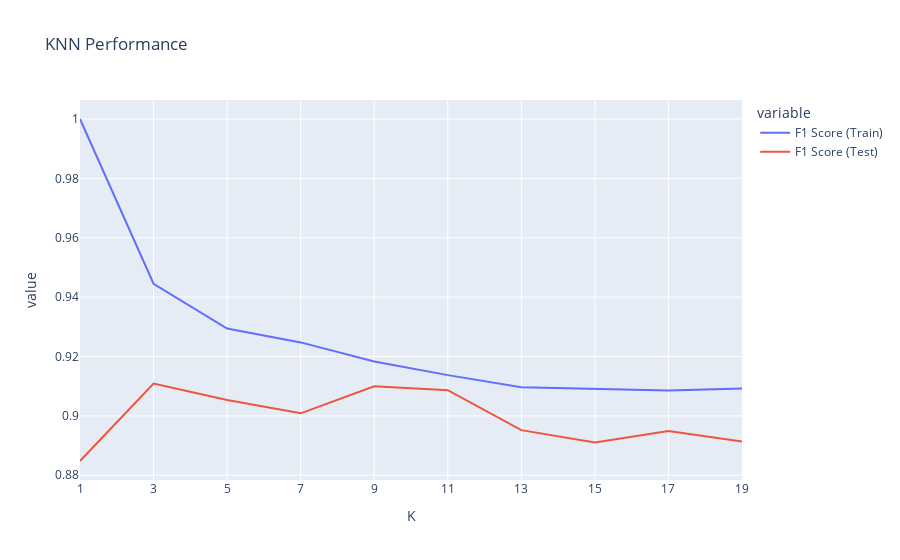

Notebook source saved alongside this figure:
### Code cell
xaxis = x = [i for i in range(1, 20, 2)]
fig = px.line(df2_results, x='K', y=['F1 Score (Train)', 'F1 Score (Test)'], title='KNN Performance')
fig.update_xaxes(tickvals=xaxis, ticktext=[str(i) for i in xaxis])
fig.show()

### Figure 1 — Plotly figure (JSON) as saved in the notebook; plotly's stock layout.template omitted (floating-point values rounded to 4 significant figures)
{"data": [{"hovertemplate": "variable=F1 Score (Train)<br>K=%{x}<br>value=%{y}<extra></extra>", "legendgroup": "F1 Score (Train)", "line": {"color": "#636efa", "dash": "solid"}, "marker": {"symbol": "circle"}, "mode": "lines", "name": "F1 Score (Train)", "orientation": "v", "showlegend": true, "type": "scatter", "x": [1, 3, 5, 7, 9, 11, 13, 15, 17, 19], "xaxis": "x", "y": [1, 0.9445, 0.9294, 0.9248, 0.9183, 0.9137, 0.9097, 0.909, 0.9085, 0.9092], "yaxis": "y"}, {"hovertemplate": "variable=F1 Score (Test)<br>K=%{x}<br>value=%{y}<extra></extra>", "legendgroup": "F1 Score (Test)", "line": {"color": "#EF553B", "dash": "solid"}, "marker": {"symbol": "circle"}, "mode": "lines", "name": "F1 Score (Test)", "orientation": "v", "showlegend": true, "type": "scatter", "x": [1, 3, 5, 7, 9, 11, 13, 15, 17, 19], "xaxis": "x", "y": [0.8848, 0.9109, 0.9053, 0.9009, 0.91, 0.9086, 0.8952, 0.8911, 0.8949, 0.8913], "yaxis": "y"}], "layout": {"legend": {"title": {"text": "variable"}, "tracegroupgap": 0}, "title": {"text": "KNN Performance"}, "xaxis": {"anchor": "y", "domain": [0, 1], "ticktext": ["1", "3", "5", "7", "9", "11", "13", "15", "17", "19"], "tickvals": [1, 3, 5, 7, 9, 11, 13, 15, 17, 19], "title": {"text": "K"}}, "yaxis": {"anchor": "x", "domain": [0, 1], "title": {"text": "value"}}}}
